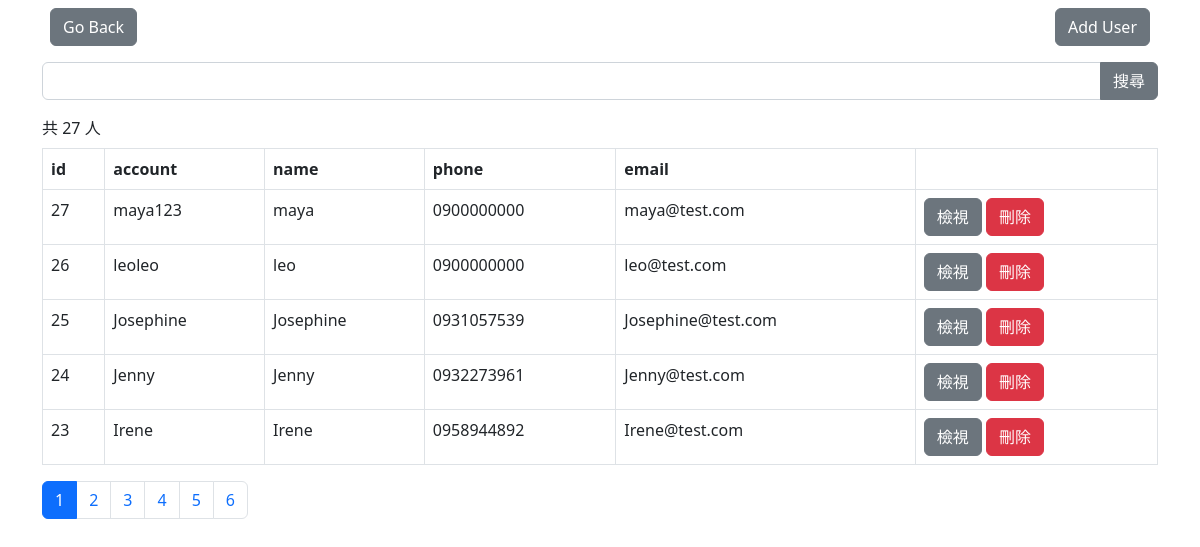
Screenshot of /user/users.php (signed in) with the database file from the repository.
### tables this page shows
CREATE TABLE `users` (
  `id` int(6) UNSIGNED NOT NULL,
  `account` varchar(20) NOT NULL,
  `password` varchar(50) NOT NULL,
  `name` varchar(30) NOT NULL,
  `phone` varchar(30) DEFAULT NULL,
  `email` varchar(30) DEFAULT NULL,
  `created_at` datetime DEFAULT NULL,
  `valid` tinyint(1) NOT NULL
);

### user/users.php (the view, shortened to what this page needs)
<?php
require_once("../db2-connect.php");
if(isset($_GET["search"])){
  $search=$_GET["search"];
  $sql="SELECT * FROM users WHERE account LIKE '%$search%' AND valid=1 ORDER BY created_at DESC";
  $result=$conn->query($sql);
  $userCount=$result->num_rows;
}else{
  if(isset($_GET["page"])){
    $page=$_GET["page"];
  }else{
    $page=1;
  }
  $sqlAll="SELECT * FROM users WHERE valid=1 ";
  $resultAll=$conn->query($sqlAll);
  $userCount=$resultAll->num_rows;
  $per_page=5;
  $page_start=($page-1)*$per_page;
  $sql="SELECT * FROM users WHERE valid=1 ORDER BY created_at DESC LIMIT $page_start, $per_page";
  $result=$conn->query($sql);
  $totalPage=ceil($userCount/$per_page);
}
$rows=$result->fetch_all(MYSQLI_ASSOC);
?>
<!doctype html>
<html lang="en">
<head>
  <link href="https://cdn.jsdelivr.net/npm/bootstrap@5.2.1/dist/css/bootstrap.min.css" rel="stylesheet"
>
</head>
<body>
  <div class="container">
    <div class="py-2 d-flex justify-content-between">
      <a class="btn btn-secondary mx-2" href="./dashboard.php">Go Back</a>
      <a class="btn btn-secondary mx-2" href="add-user.php">Add User</a>
    </div>
    <div class="py-2">
      <form action="users.php" method="get">
        <div class="input-group">
          <input type="text" class="form-control" name="search">
          <button type="submit" class="btn btn-secondary">搜尋</button>
        </div>
      </form>
    </div>
    <div class="py-2">
        共 <?=$userCount?> 人
    </div>
    <table class="table table-bordered">
            <thead>
                <tr>
                    <th>id</th>
                    <th>account</th>
                    <th>name</th>
                    <th>phone</th>
                    <th>email</th>
                    <th></th>
                </tr>
            </thead>
            <?php if($userCount>0): ?>
            <tbody>
            <?php foreach($rows as $row): ?>
              <tr>
                <td><?=$row["id"]?></td>
                <td><?=$row["account"]?></td>
                <td><?=$row["name"]?></td>
                <td><?=$row["phone"]?></td>
                <td><?=$row["email"]?></td>
                <td>
                  <a class="btn btn-secondary" href="user.php?id=<?=$row["id"]?>">檢視</a>
                  <a class="btn btn-danger" href="delete-user.php?id=<?=$row["id"]?>">刪除</a>
                </td>
              </tr>
              <?php endforeach; ?>
            </tbody>
            <?php endif; ?>
    </table>
    <?php if(!isset($_GET["search"])): ?>
    <nav aria-label="Page navigation example">
      <ul class="pagination">
        <?php for($i=1; $i<=$totalPage; $i++): ?>
        <li class="page-item <?php if($i==$page)echo "active"; ?>"><a class="page-link" href="users.php?page=<?=$i?>"><?=$i?></a></li>
        <?php endfor; ?>
      </ul>
    </nav>
    <?php endif ;?>
  </div>
</body>
</html>

### rows the page displays
users: id "27", account "maya123", name "maya", phone "0900000000", email "maya@test.com"
users: id "26", account "leoleo", name "leo", phone "0900000000", email "leo@test.com"
users: id "25", account "Josephine", name "Josephine", phone "0931057539", email "Josephine@test.com"
users: id "24", account "Jenny", name "Jenny", phone "0932273961", email "Jenny@test.com"
users: id "23", account "Irene", name "Irene", phone "0958944892", email "Irene@test.com"

### other values shown
$userCount "27"
